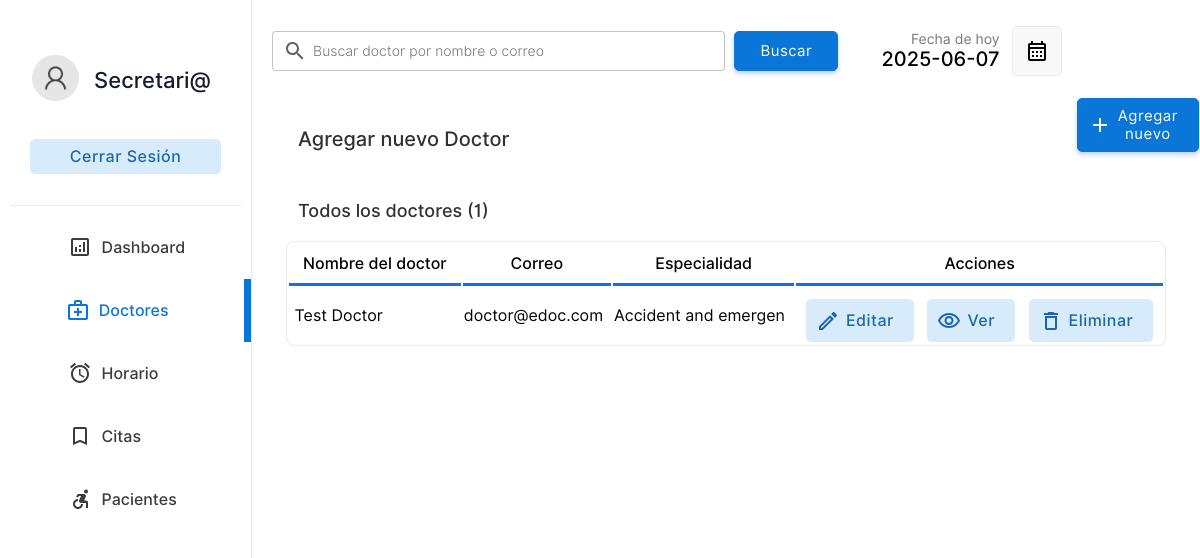
Before: /doctor/doctors.php (signed in) with the older database file.
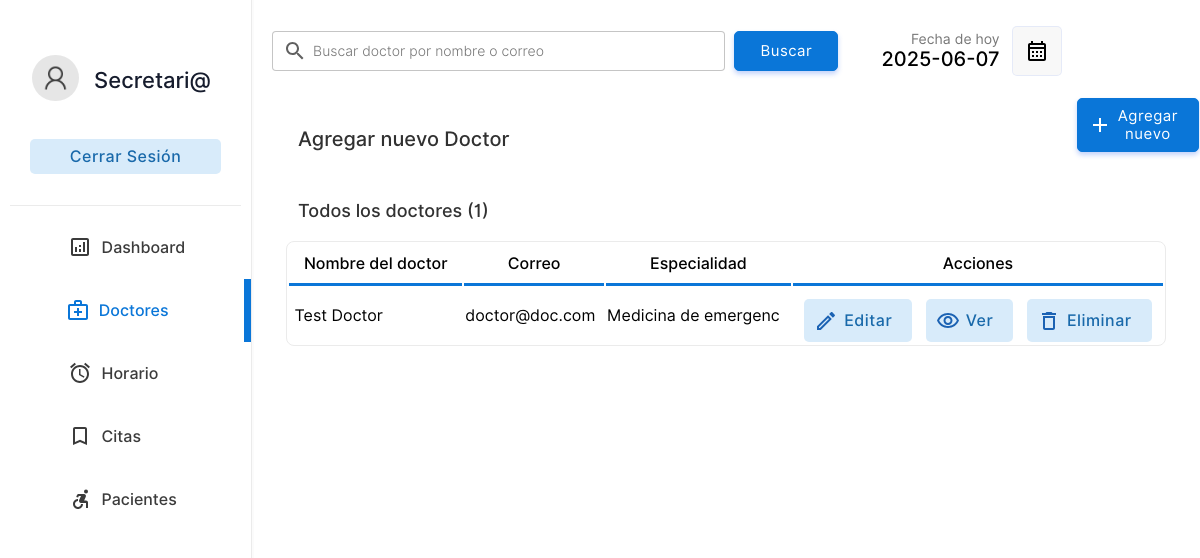
After: the same page with the newer database file.
### tables this page shows
CREATE TABLE IF NOT EXISTS `doctor` (
  `docid` int(11) NOT NULL AUTO_INCREMENT,
  `docemail` varchar(255) DEFAULT NULL,
  `docname` varchar(255) DEFAULT NULL,
  `docpassword` varchar(255) DEFAULT NULL,
  `docnic` varchar(15) DEFAULT NULL,
  `doctel` varchar(15) DEFAULT NULL,
  `specialties` int(2) DEFAULT NULL,
  PRIMARY KEY (`docid`),
  KEY `specialties` (`specialties`)
);

CREATE TABLE IF NOT EXISTS `specialties` (
  `id` int(2) NOT NULL,
  `sname` varchar(50) DEFAULT NULL,
  PRIMARY KEY (`id`)
);

### doctor/doctors.php (the view, shortened to what this page needs)
<!DOCTYPE html>
<html lang="en">
<head>
    <link rel="stylesheet" href="../css/animations.css">
    <link rel="stylesheet" href="../css/main.css">
    <link rel="stylesheet" href="../css/admin.css">
</head>
<body>
    <?php
    include("../connection.php");
    ?>
    <div class="container">
        <div class="menu">
            <table class="menu-container" border="0">
                <tr>
                    <td style="padding:10px" colspan="2">
                        <table border="0" class="profile-container">
                            <tr>
                                <td width="30%" style="padding-left:20px" >
                                    <img src="../img/user.png" alt="" width="100%" style="border-radius:50%">
                                </td>
                                <td style="padding:0px;margin:0px;">
                                    <p class="profile-title">Secretari@</p>
                                </td>
                            </tr>
                            <tr>
                                <td colspan="2">
                                <a href="../logout.php" ><input type="button" value="Cerrar Sesión" class="logout-btn btn-primary-soft btn"></a>
                                </td>
                            </tr>
                    </table>
                    </td>
                </tr>
                <tr class="menu-row" >
                    <td class="menu-btn menu-icon-dashbord" >
                        <a href="index.php" class="non-style-link-menu"><div><p class="menu-text">Dashboard</p></a></div></a>
                <tr class="menu-row">
                    <td class="menu-btn menu-icon-doctor menu-active menu-icon-doctor-active">
                        <a href="doctors.php" class="non-style-link-menu non-style-link-menu-active"><div><p class="menu-text">Doctores</p></a></div>
                <tr class="menu-row" >
                    <td class="menu-btn menu-icon-schedule">
                        <a href="schedule.php" class="non-style-link-menu"><div><p class="menu-text">Horario</p></div></a>
                    </td>
                </tr>
                <tr class="menu-row">
                    <td class="menu-btn menu-icon-appoinment">
                        <a href="appointment.php" class="non-style-link-menu"><div><p class="menu-text">Citas</p></a></div>
                    </td>
                </tr>
                <tr class="menu-row" >
                    <td class="menu-btn menu-icon-patient">
                        <a href="patient.php" class="non-style-link-menu"><div><p class="menu-text">Pacientes</p></a></div>
                    </td>
                </tr>
        <div class="dash-body">
            <table border="0" width="100%" style=" border-spacing: 0;margin:0;padding:0;margin-top:25px; ">
                <tr >
                    <td>
                        <form action="" method="post" class="header-search">
                            <input type="search" name="search" class="input-text header-searchbar" placeholder="Buscar doctor por nombre o correo" list="doctors">&nbsp;&nbsp;
                            <?php
                                $list11 = $database->query("select  docname,docemail from  doctor;");
?>
                            <input type="Submit" value="Buscar" class="login-btn btn-primary btn" style="padding-left: 25px;padding-right: 25px;padding-top: 10px;padding-bottom: 10px;">
                        </form>
                    </td>
                    <td width="15%">
                        <p style="font-size: 14px;color: rgb(119, 119, 119);padding: 0;margin: 0;text-align: right;">
                            Fecha de hoy
                        </p>
                        <p class="heading-sub12" style="padding: 0;margin: 0;">
                            <?php
                        $date = date('Y-m-d');
                        echo $date;
                        ?>
                        </p>
                    </td>
                    <td width="10%">
                        <button  class="btn-label"  style="display: flex;justify-content: center;align-items: center;"><img src="../img/calendar.svg" width="100%"></button>
                    </td>
                </tr>
                <tr >
                    <td colspan="2" style="padding-top:30px;">
                        <p class="heading-main12" style="margin-left: 45px;font-size:20px;color:rgb(49, 49, 49)">Agregar nuevo Doctor</p>
                    </td>
                    <td colspan="2">
                        <a href="?action=add&id=none&error=0" class="non-style-link"><button  class="login-btn btn-primary btn button-icon"  style="display: flex;justify-content: center;align-items: center;margin-left:75px;background-image: url('../img/icons/add.svg');">Agregar nuevo</font></button>
                            </a></td>
                </tr>
                <tr>
                    <td colspan="4" style="padding-top:10px;">
                        <p class="heading-main12" style="margin-left: 45px;font-size:18px;color:rgb(49, 49, 49)">Todos los doctores (<?php echo $list11->num_rows; ?>)</p>
                    </td>
                </tr>
                <?php
                    if($_POST){
                        $keyword=$_POST["search"];
                        $sqlmain= "select * from doctor where docemail='$keyword' or docname='$keyword' or docname like '$keyword%' or docname like '%$keyword' or docname like '%$keyword%'";
                    }else{
                        $sqlmain= "select * from doctor order by docid desc";
                    }
                ?>
                <tr>
                   <td colspan="4">
                       <center>
                        <div class="abc scroll">
                        <table width="93%" class="sub-table scrolldown" border="0">
                        <thead>
                        <tr>
                                <th class="table-headin">
                                Nombre del doctor
                                </th>
                                <th class="table-headin">
                                    Correo
                                </th>
                                <th class="table-headin">
                                    Especialidad
                                </th>
                                <th class="table-headin">
                                    Acciones
                                </tr>
                        </thead>
                        <tbody>
                            <?php
                                $result= $database->query($sqlmain);
                                if($result->num_rows==0){
                                    echo '<tr>
                                    <td colspan="4">
                                    <br><br><br><br>
                                    <center>
                                    <img src="../img/notfound.svg" width="25%">
                                    <br>
                                    <p class="heading-main12" style="margin-left: 45px;font-size:20px;color:rgb(49, 49, 49)">¡No se encontraron resultados!</p>
                                    <a class="non-style-link" href="doctors.php"><button  class="login-btn btn-primary-soft btn"  style="display: flex;justify-content: center;align-items: center;margin-left:20px;">&nbsp; Show all Doctors &nbsp;</font></button>
                                    </a>
                                    </center>
                                    <br><br><br><br>
                                    </td>
                                    </tr>';
                                }
                                else{
                                for ( $x=0; $x<$result->num_rows;$x++){
                                    $row=$result->fetch_assoc();
                                    $docid=$row["docid"];
                                    $name=$row["docname"];
                                    $email=$row["docemail"];
                                    $spe=$row["specialties"];
                                    $spcil_res= $database->query("select sname from specialties where id='$spe'");
                                    $spcil_array= $spcil_res->fetch_assoc();
                                    $spcil_name=$spcil_array["sname"];
                                    echo '<tr>
                                        <td> &nbsp;'.
                                        substr($name,0,30)
                                        .'</td>
                                        <td>
                                        '.substr($email,0,20).'
                                        </td>
                                        <td>
                                            '.substr($spcil_name,0,20).'
                                        </td>
                                        <td>
                                        <div style="display:flex;justify-content: center;">
                                        <a href="?action=edit&id='.$docid.'&error=0" class="non-style-link"><button  class="btn-primary-soft btn button-icon btn-edit"  style="padding-left: 40px;padding-top: 12px;padding-bottom: 12px;margin-top: 10px;"><font class="tn-in-text">Editar</font></button></a>
                                        &nbsp;&nbsp;&nbsp;
                                        <a href="?action=view&id='.$docid.'" class="non-style-link"><button  class="btn-primary-soft btn button-icon btn-view"  style="padding-left: 40px;padding-top: 12px;padding-bottom: 12px;margin-top: 10px;"><font class="tn-in-text">Ver</font></button></a>
                                       &nbsp;&nbsp;&nbsp;
                                       <a href="?action=drop&id='.$docid.'&name='.$name.'" class="non-style-link"><button  class="btn-primary-soft btn button-icon btn-delete"  style="padding-left: 40px;padding-top: 12px;padding-bottom: 12px;margin-top: 10px;"><font class="tn-in-text">Eliminar</font></button></a>
                                        </div>
                                        </td>
                                    </tr>';
                                }
                            }
                            ?>
                            </tbody>
                        </table>
                        </div>
                        </center>
                   </td>
                </tr>
            </table>
        </div>
</body>
</html>

### css/main.css (style rules this page uses)
:root { --primarycolor: #0A76D8; --primarycolorhover: #006dd3; --btnice:#D8EBFA; --btnnicetext:#1b62b3; }
body { margin: 0; padding: 0; border-spacing: 0; font-family: 'Inter', sans-serif; }
.input-text { border-radius: 4px; border: 0.5px solid rgb(226, 226, 226); padding: 10px; width: 92%; transition: 0.2s; outline: none; }
.input-text { border: 1px solid #e9ecef; font-size: 14px; line-height: 26px; background-color: #fff; display: block; width: 100%; padding: .375rem .75rem; font-weight: 300; line-height: 1.5; color: #212529; background-color: #fff; background-clip: padding-box; -webkit-appearance: none; -moz-appearance: none; appearance: none; border-radius: .25rem; transition: border-color .15s ease-in-out,box-shadow .15s ease-in-out; }
.input-text::placeholder { font-family: 'Inter', sans-serif; }
.btn { cursor: pointer; padding: 8px 20px; outline: none; text-decoration: none; font-size: 15px; letter-spacing: 0.5px; transition: all 0.3s; border-radius: 5px; font-family: 'Inter', sans-serif; }
.btn-primary { background-color: var(--primarycolor) ; border: 1px solid var(--primarycolor) ; color: #fff ; box-shadow: 0 3px 5px 0 rgba(57,108,240,0.3); }
.btn-primary-soft { background-color: #D8EBFA ; color: #1969AA; font-weight: 500; font-size: 16px; border: none; }
.non-style-link:link, .non-style-link:visited, .non-style-link:hover, .non-style-link:active { text-decoration: none; color: rgb(43, 43, 43); }
.btn-label { margin-left: 10px; padding: 12px 12px; outline: none; text-decoration: none; font-size: 15px; letter-spacing: 0.5px; transition: all 0.3s; border-radius: 5px; background-color: #f0f0f073; border: 1px solid rgba(57,108,240,0.1) ; font-family: 'Inter', sans-serif; }
.sub-table { border: 1px solid #ebebeb; border-radius: 8px; }
.table-headin { font-size: 16px; font-weight: 500; padding: 10px; border-bottom: 3px solid var(--primarycolor); }
.abc { width: 100%; height: 550px; overflow: auto; }
input[type=search] { background-image: url('../img/search.svg'); background-position: 10px 50%; background-repeat: no-repeat; transition: 0.5s; padding: 8px 20px 8px 40px; }
.button-icon { background-position: 10px 50%; background-repeat: no-repeat; transition: 0.5s; padding: 8px 20px 8px 40px; }
.menu-btn { padding:6px; color: #3b3b3b; background-position: 30% 50%; background-repeat: no-repeat; transition: 0.5s; }
.menu-text { padding-left: 40%; font-weight: 500; font-size: 16px; }
.menu-active { color: var(--primarycolor); border-right: 7px solid var(--primarycolor); background-color: var(); }
.non-style-link-menu:link, .non-style-link-menu:visited, .non-style-link-menu:active { text-decoration: none; color: #3b3b3b; }
.non-style-link-menu-active:link, .non-style-link-menu-active:visited, .non-style-link-menu-active:active { text-decoration: none; color: var(--primarycolor); }
.menu-icon-dashbord { background-image: url('../img/icons/dashboard.svg'); }
.menu-icon-doctor { background-image: url('../img/icons/doctors.svg'); }
.menu-icon-schedule { background-image: url('../img/icons/schedule.svg'); }
.menu-icon-appoinment { background-image: url('../img/icons/book.svg'); }
.menu-icon-patient { background-image: url('../img/icons/patients.svg'); }
.menu-icon-doctor:hover,.menu-icon-doctor-active { color: var(--primarycolor); background-image: url('../img/icons/doctors-hover.svg'); }
.btn-edit { background-image: url('../img/icons/edit-iceblue.svg'); }
.btn-view { background-image: url('../img/icons/view-iceblue.svg'); }
.btn-delete { background-image: url('../img/icons/delete-iceblue.svg'); }

### css/admin.css (style rules this page uses)
.container { display: flex; flex-wrap: wrap; height: 100vh; }
.menu { border-right: 1.5px solid rgb(235, 235, 235); width: 21%; height: 100vh; box-shadow: 0 0px 0px 2px rgba(240, 240, 240, 0.3); }
.dash-body { width: 79%; height: 100vh; }
.menu-container { width: 100%; border-spacing: 0; }
.profile-title { font-weight: 500; color: #161c2d; font-size: 22px; margin: 0; text-align: left; padding-left: 8%; }
.logout-btn { margin-top: 30px; width: 85%; }
.profile-container { border-bottom: 1.5px solid rgb(235, 235, 235); padding-top: 18%; padding-bottom: 12%; text-align: center; }
.heading-main12 { font-weight: 500; font-size: 25px; }
.heading-sub12 { font-weight: 500; font-size: 20px; text-align: right; }
.header-search { display: flex; justify-content: center; }
.header-searchbar { width: 75%; background-color: rgba(255, 255, 255, 0.705); border: 0.5px solid rgba(190, 190, 190, 0.884); }

Changed rows visible on the page:
changed doctor "Test Doctor": docemail "doctor@edoc.com" → "doctor@doc.com"; specialties.sname "Accident and emergen" → "Medicina de emergenc"
